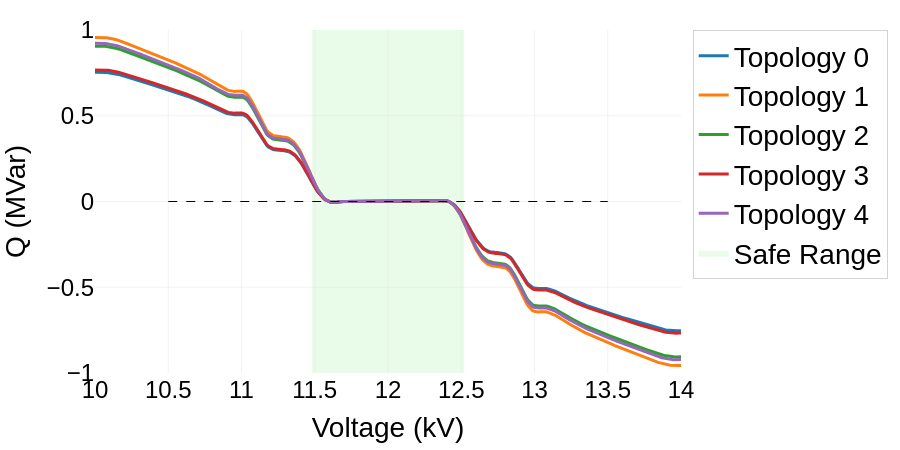

The cell this chart's notebook holds for it:
### Code cell
def improved_x_policy_plotly(policy_net):
    """
    Plot the improved single-graph comparison of policies across different topologies,
    with optimized x-axis range to highlight differences.
    """
    import plotly.graph_objects as go
    
    # Create figure with better aspect ratio
    fig = go.Figure()
    
    # Use a colorblind-friendly palette
    colors = ['#1f77b4', '#ff7f0e', '#2ca02c', '#d62728', '#9467bd']
    
    # Define the safe voltage range
    safe_range = [11.48, 12.52]
    
    # Add safe range area
    fig.add_shape(
        type="rect",
        x0=safe_range[0], y0=-1.2,
        x1=safe_range[1], y1=1.2,
        fillcolor="rgba(144, 238, 144, 0.2)",
        line=dict(width=0),
        layer="below"
    )
    
    # Add zero line
    fig.add_shape(
        type="line",
        x0=10.5, y0=0,
        x1=13.5, y1=0,
        line=dict(color="black", width=1, dash="dash")
    )
    
    # Plot policy curves for different topologies
    N = 400
    x_vals = np.linspace(10, 14, N)
    
    for i in range(5):
        policy_vals = []
        state, topo, senario = env.reset_topo(seed=i)
        topo_tensor = torch.cuda.FloatTensor(topo).unsqueeze(0)
        
        for j in range(N):
            state_tensor = torch.tensor([[0.80 + 0.001 * j]])
            action_tensor = policy_net[2](state_tensor, topo_tensor)
            policy_vals.append(float(-action_tensor.detach().cpu().numpy()[0]))
        
        # Apply Savitzky-Golay filtering for smoother curves
        try:
            from scipy.signal import savgol_filter
            window_size = 25  # Must be odd
            poly_order = 3    # Polynomial order
            policy_vals_smoothed = savgol_filter(policy_vals, window_size, poly_order)
        except:
            # Fallback to moving average if scipy is not available
            policy_vals_smoothed = moving_average(np.array(policy_vals), n=20)
        
        # Add trace with clear labeling
        fig.add_trace(go.Scatter(
            x=x_vals, 
            y=policy_vals_smoothed,
            mode='lines',
            name=f'Topology {i}',
            line=dict(color=colors[i], width=3)
        ))

    fig.update_xaxes(
        title_text="Voltage (kV)",
        title_font=dict(size=NATURE_CONFIG['font_axis_title']),
        range=[10.0, 14.0],  # Focused x-axis range
        showgrid=True,
        gridwidth=0.5,
        gridcolor='#E5E5E5',
        zeroline=False,
        tickfont=dict(size=NATURE_CONFIG['font_axis']),
    )

    fig.update_yaxes(
        title_text="Q (MVar)",
        title_font=dict(size=NATURE_CONFIG['font_axis_title']),
        range=[-1.0, 1.0],  # Focused y-axis range
        showgrid=True,
        gridwidth=0.5,
        gridcolor='#E5E5E5',
        zeroline=False,
        tickfont=dict(size=NATURE_CONFIG['font_axis']),
    )
    
    # Update layout with improved aspect ratio and focused x-axis range
    fig.update_layout(
        font=dict(family='Arial', size=NATURE_CONFIG['font_base'], color='black'),
        width=NATURE_CONFIG['width']/2,
        height=NATURE_CONFIG['height']/2,
        margin=dict(l=60, r=30, t=30, b=60),
        plot_bgcolor='white',
        paper_bgcolor='white',
        legend=dict(
            x=1.02,
            y=1,
            xanchor='left',
            yanchor='top',
            bgcolor='rgba(255,255,255,0.8)',
            bordercolor='lightgray',
            borderwidth=1,
            font=dict(size=NATURE_CONFIG['font_legend']),
        ),
    )
    
    # Add "Safe Range" to the legend
    fig.add_trace(go.Scatter(
        x=[None], 
        y=[None], 
        mode='lines',
        fill='toself',
        fillcolor="rgba(144, 238, 144, 0.2)",
        line=dict(width=0),
        name="Safe Range"
    ))
    
    # Export high-resolution images
    output_path = os.path.join(Config.data_path, 'images', '56bus', 'x_policy_plot_improved.svg')
    import plotly.io as pio
    pio.kaleido.scope.mathjax = None
    fig.write_image(output_path, scale=2)
    fig.write_image(os.path.join(Config.data_path, 'images', '56bus', 'x_policy_plot_improved.png'), scale=2)
    fig.show()
    
    return fig

fig = improved_x_policy_plotly(agent_policy_net)

### Figure 1 — Plotly figure (JSON) as saved in the notebook; plotly's stock layout.template omitted (floating-point values rounded to 4 significant figures; data arrays with more than 128 entries replaced by an {"elided": "..."} marker saying what was removed)
{"data": [{"line": {"color": "#1f77b4", "width": 3}, "mode": "lines", "name": "Topology 0", "type": "scatter", "x": {"elided": "400 float values"}, "y": {"elided": "400 float values"}}, {"line": {"color": "#ff7f0e", "width": 3}, "mode": "lines", "name": "Topology 1", "type": "scatter", "x": {"elided": "400 float values"}, "y": {"elided": "400 float values"}}, {"line": {"color": "#2ca02c", "width": 3}, "mode": "lines", "name": "Topology 2", "type": "scatter", "x": {"elided": "400 float values"}, "y": {"elided": "400 float values"}}, {"line": {"color": "#d62728", "width": 3}, "mode": "lines", "name": "Topology 3", "type": "scatter", "x": {"elided": "400 float values"}, "y": {"elided": "400 float values"}}, {"line": {"color": "#9467bd", "width": 3}, "mode": "lines", "name": "Topology 4", "type": "scatter", "x": {"elided": "400 float values"}, "y": {"elided": "400 float values"}}, {"fill": "toself", "fillcolor": "rgba(144, 238, 144, 0.2)", "line": {"width": 0}, "mode": "lines", "name": "Safe Range", "type": "scatter", "x": [null], "y": [null]}], "layout": {"font": {"color": "black", "family": "Arial", "size": 28}, "height": 450, "legend": {"bgcolor": "rgba(255,255,255,0.8)", "bordercolor": "lightgray", "borderwidth": 1, "font": {"size": 28}, "x": 1.02, "xanchor": "left", "y": 1, "yanchor": "top"}, "margin": {"b": 60, "l": 60, "r": 30, "t": 30}, "paper_bgcolor": "white", "plot_bgcolor": "white", "shapes": [{"fillcolor": "rgba(144, 238, 144, 0.2)", "layer": "below", "line": {"width": 0}, "type": "rect", "x0": 11.48, "x1": 12.52, "y0": -1.2, "y1": 1.2}, {"line": {"color": "black", "dash": "dash", "width": 1}, "type": "line", "x0": 10.5, "x1": 13.5, "y0": 0, "y1": 0}], "width": 900, "xaxis": {"gridcolor": "#E5E5E5", "gridwidth": 0.5, "range": [10, 14], "showgrid": true, "tickfont": {"size": 24}, "title": {"font": {"size": 28}, "text": "Voltage (kV)"}, "zeroline": false}, "yaxis": {"gridcolor": "#E5E5E5", "gridwidth": 0.5, "range": [-1, 1], "showgrid": true, "tickfont": {"size": 24}, "title": {"font": {"size": 28}, "text": "Q (MVar)"}, "zeroline": false}}}
